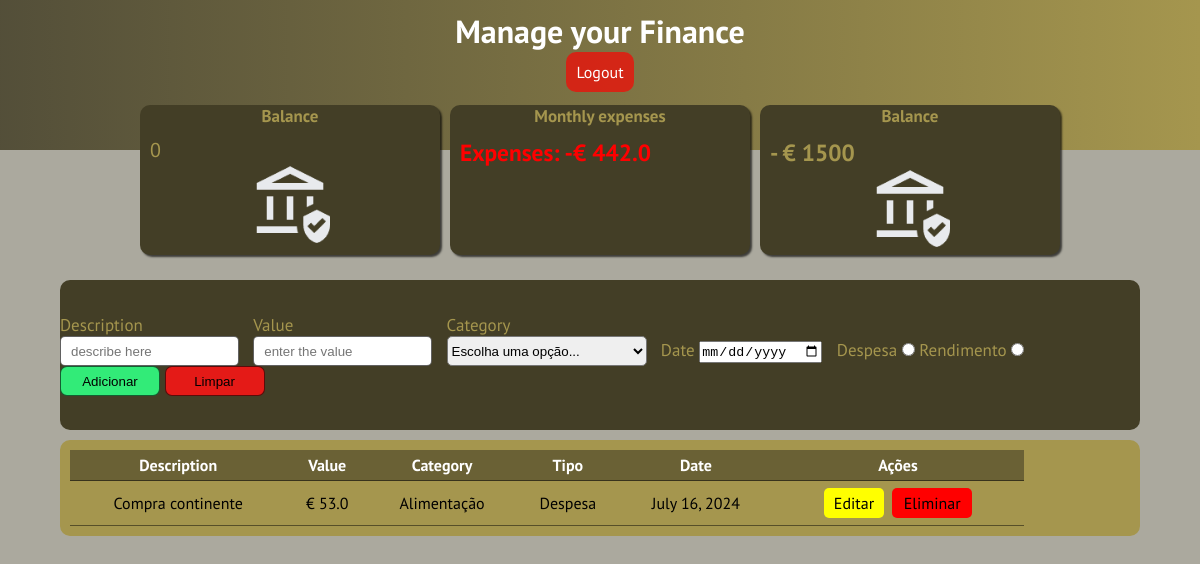
The app's page /expense (signed in) with its own data.
### finance/models.py (models this page shows, shortened)
class Expenses(models.Model):
    ID_expense = models.AutoField(primary_key=True)
    expense_name = models.CharField(max_length=100, default='Unnamed Expense')
    expense_value = models.FloatField(blank=False, null=False)
    category = models.CharField(max_length=100, default='Miscellaneous')
    date = models.DateField(blank=False, null=False, default=timezone.now)
    choose = models.CharField(max_length=100, default='Expense')
    user = models.ForeignKey(Register, on_delete=models.CASCADE, related_name='expenses')
    amount_earn = models.FloatField(blank=True, null=True, default=0.0)

### finance/views.py (the view, shortened to what this page needs)
# urls.py: path('expense', expense, name='expense'),
@login_required
def expense(request):
    expenses = Expenses.objects.filter(user=request.user)
    salario = 0
    categories = ["Alimentação", "Lazer", "Desporto", "Jogos", "Casa", "Dividendo", "Salário"]
    categories.sort()
    exp = sumSpent("")
    return render(request, 'expense.html', {'expense': expenses, 'categoria': categories, 'spend': exp, 'salario': salario})

### finance/models.py (called while the page is built)
    def __str__(self):
            return f"{self.first_name} {self.last_name}"

### finance/views.py (called while the page is built)
def sumSpent(cat):
    expense = Expenses.objects.all()
    registo = Register.objects.filter()
    total_spent = 0
    for data in registo:
        for user in expense:
            if ''.join(str(user.user).split()) == data.first_name + data.last_name and user.category not in ['Salário','Dividendo']:
                total_spent += user.expense_value
    return total_spent

### finance/templates/expense.html (shortened to what this page needs)
{% block content %}
{% load static %}
<!DOCTYPE html>
<html lang="pt-pt">
<head>
    <link rel="stylesheet" href="{% static 'Estilos/espense.css' %}">
</head>
<body>
    <header>
        <h1>Manage your Finance</h1>
        <p id="logout"><a href="{% url 'logout' %}">Logout</a></p>
    </header>
    <main class="conteiner">
        <section class="content">
            <h6>Balance</h6>
            <ul>
                {% if salario >= 0 %}
                    <li>{{salario}}</li>
                {% endif %}
                <li><li id="imagem"><img src="{% static 'Imagens/bank.png' %}" alt="euro logo"></li></li>
            </ul>
        </section>
        <section class="content">
            <h6>Monthly expenses</h6>
            <ul>
                <li><h3 style="color: red;">Expenses: -€ {{spend}}</h3></li>
            </ul>
        </section>
        <section class="content">
            <h6>Balance</h6>
            <ul>
                <li><h3>- € 1500</h3></li>
                <li id="imagem"><img src="{% static 'Imagens/bank.png' %}" alt="euro logo"></li></li>
            </ul>
        </section>
    </main>
    <section id="actions">
        <div class="act">
            <form action="{% url 'expense' %}" method="post">
                <div class="formulario">
                    <label for="idescr">Description</label> <br>
                    <input type="text" name="descricao" id="idescr" placeholder="describe here" required>
                </div>
                <div class="formulario">
                    <label for="ivalor">Value</label> <br>
                    <input type="number" name="valor" id="ivalor" placeholder="enter the value" required>
                </div>
                <div class="formulario">
                    <label for="icat">Category</label> <br>
                    <select name="categoria" id="icat">
                        <option value="select">Escolha uma opção...</option>
                    </select>
                </div>
                <div class="formulario">
                    <label for="date">Date</label>
                    <input type="date" name="date" id="date" required>
                </div>
                <div class="formulario">
                    <label for="idespesa">Despesa</label>
                    <input type="radio" name="escolha" id="idespesa" value="Despesa">
                    <label for="irend">Rendimento</label>
                    <input type="radio" name="escolha" id="irend" value="Rendimento">
                </div>
                <div class="formulario">
                    <input type="submit" value="Adicionar">
                    <input type="reset" value="Limpar">
                </div>
            </form>
        </div>
    </section>
    <section class="table">
        <div id="show">
            <table>
                <thead>
                    <tr>
                        <th>Description</th>
                        <th>Value</th>
                        <th>Category</th>
                        <th>Tipo</th>
                        <th>Date</th>
                        <th>Ações</th>
                    </tr>
                </thead>
                <tbody>
                    {% for exp in expense %}
                        <tr>
                            <td>{{ exp.expense_name }}</td>
                            <td>€ {{ exp.expense_value }}</td>
                            <td>{{ exp.category }}</td>
                            <td>{{ exp.choose }}</td>
                            <td>{{ exp.date }}</td>
                            <td>
                                <a href="{% url 'index' %}" class="botao editar">Editar</a>
                                <a href="{% url 'index' %}" class="botao editar" id="eliminar">Eliminar</a>
                            </td>
                        </tr>
                    {% endfor %}
                </tbody>
            </table>
        </div>
    </section>
</body>
</html>
{% endblock %}

### static/Estilos/espense.css (style rules this page uses)
* { padding: 0; margin: 0; box-sizing: border-box; }
body, html { padding: 0; margin: 0; height: 100%; overflow-x: hidden; }
body { font-family: "PT Sans", sans-serif; background-color: #433e2671; }
header { background-image: linear-gradient(to right, #433e26d7, #a5964e); color: #fff; padding: 10px; width: 100%; height: 150px; text-align: center; }
.conteiner { position: relative; display: flex; justify-content: center; margin-top: 20px; margin-top: -50px; }
.content { z-index: 1; margin: 5px; width: 300px; height: 150px; border-radius: 10px; background-color: #433e26; color: #a5964e; box-shadow: 2px 2px 2px rgba(0, 0, 0, 0.651); }
.content > h6 { font-size: 17px; text-align: center; }
ul { list-style-type: none; padding: 10px; }
ul > li { font-size: 20px; }
img { width: 80px; }
#imagem { text-align: center; }
#actions { display: flex; justify-content: center; align-items: center; margin: auto; width: 90%; height: 150px; margin-top: 20px; border-radius: 10px; background-color: #433e26; }
.act { display: flex; justify-content: center; align-items: center; color: #a5964e; }
.formulario { display: inline-block; margin-right: 10px; font-size: 17px; }
input[type=text], input[type=number] { border-radius: 5px; border: 1px solid rgba(0, 0, 0, 0.621); height: 30px; }
input[type=submit], input[type=reset] { cursor: pointer; width: 100px; height: 30px; border-radius: 7px; background-color: #32EB78; border: 1px solid rgba(0, 0, 0, 0.591); }
input[type=reset] { background-color: rgba(250, 22, 22, 0.881); }
select { border-radius: 5px; width: 200px; height: 30px; }
option { background-color: lightgray; }
::placeholder { padding: 10px; }
.table { margin: auto; margin-top: 10px; padding: 10px; border-radius: 10px; background-color: #a5964e; width: 90%; border-collapse: collapse; }
#show { width: 90%; display: flex; justify-content: center; align-items: center; }
table { width: 100%; margin: auto; border-collapse: collapse; }
table th, table td { padding: 5px; text-align: center; border-bottom: 1px solid #00000079; }
table th { background-color: #433e2698; color: #fff; }
td { text-align: center; }
.botao { padding: 5px 10px; border-radius: 5px; text-decoration: none; color: white; display: inline-block; text-align: center; min-width: 60px; margin: 2px; }
.botao.editar { background-color: yellow; color: black; }

### finance/templates/expense.html (style rules this page uses)
.botao { padding: 5px 10px; border-radius: 5px; text-decoration: none; color: white; display: inline-block; text-align: center; width: 60px; }
.botao.editar { background-color: yellow; color: black; }
#eliminar { background-color: red; width: 80px; }
#logout { margin: auto; margin-top: 10px; }
#logout > a { text-decoration: none; color: #fff; padding: 10px; height: 30px; background-color: rgba(255, 0, 0, 0.669); border-radius: 10px; }

### records on screen
Expenses: expense_name "Compra continente", expense_value "53.0", category "Alimentação", choose "Despesa", date "July 16, 2024"

### other values on screen
{{ salario }} "0"
